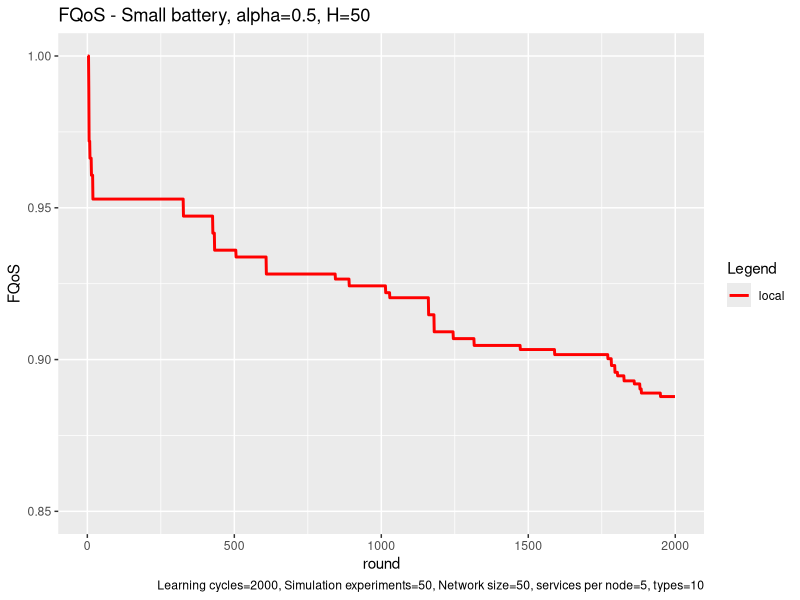

This figure's R source:
# execute all lines: ctrl + shift + enter

library(ggplot2)

# set working directory here
setwd(dirname(rstudioapi::getSourceEditorContext()$path))


local <- read.table("exp_assembly_local_energy_template_1675851065806.txt", 
                    header = F,
                    sep = " ",
                    col.names= c("locx","locy")
)


local_x <- local$locx
local_y <- local$locy

head(local)

colors <- c("local"="red")


ggplot(data=local, aes(x=local_x, col = group),) + 
  
  geom_line(aes(y = local_y, color = "local"), size = 1) +

  labs(x = "round",
       y = "FQoS",
       color = "Legend",
       title = "FQoS - Small battery, alpha=0.5, H=50", 
       caption = "Learning cycles=2000, Simulation experiments=50, Network size=50, services per node=5, types=10") +
  
  scale_color_manual(values = colors)  +
  ylim(0.85, 1.0)
